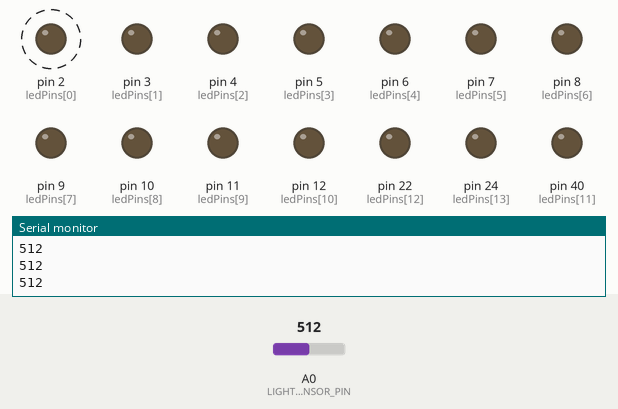
A sketch run on a simulated Arduino Mega 2560, built with avr-gcc and run on an emulated ATmega2560. Shown: output pins drawn as LEDs (lit = HIGH), the last lines printed to the serial monitor. Dashed ring = blinking. The inputs (shaded band) are chosen by the test bench; at power-on: A0 (LIGHT_SENSOR_PIN) = 512.

Above: at 1.26 s.
1.3 s: A0 (LIGHT_SENSOR_PIN) set to 11
At 2.01 s:
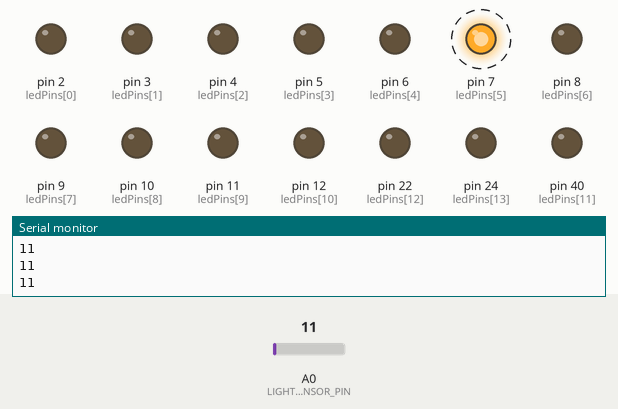
4.3 s: A0 (LIGHT_SENSOR_PIN) set to 8
At 4.46 s:
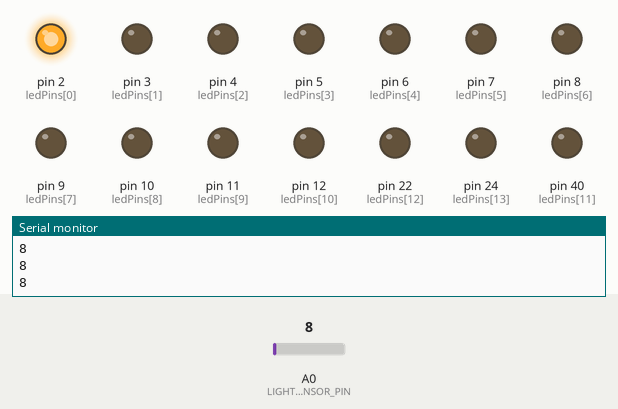
At 4.81 s:
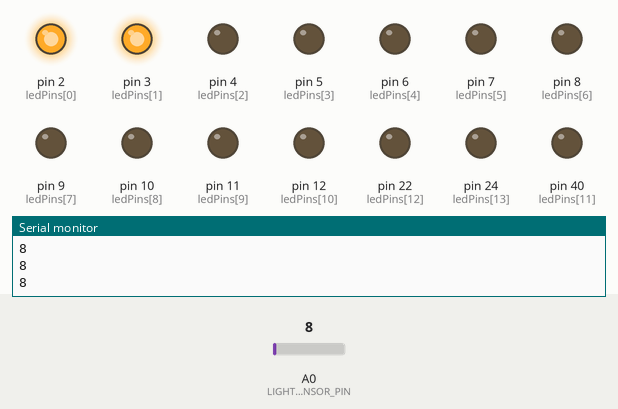
Timing chart, 0 to 13.3 s (numbered marks = the images above; inputs shaded):
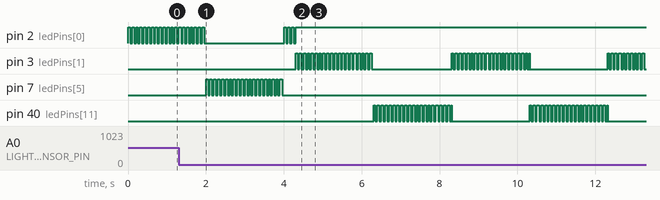

Measured:
- the behaviour switches between 10 and 9 on A0 (LIGHT_SENSOR_PIN) (found by bisection; images 1 and 2)
- after the input at 4.3 s, pin 2 (ledPins[0]): goes on until 4.3 s, then stays HIGH; pin 3 (ledPins[1]): LOW → HIGH at once, then moves between LOW and HIGH, repeating every 4.1 s
- by itself, pin 7 (ledPins[5]): alternates HIGH for 0.05 s and LOW for 0.05 s, 40 changes in all, then stays LOW

The sketch:

Labyrinth.ino
```cpp
// Uncomment only one of these includes
#include "StatesNarges.h"
//#include "StatesPierre.h"

const int LIGHT_SENSOR_PIN = A0;  // Arduino pin connected to light sensor's  pin
const int LIGHT_THRESHOLD = 10;
const int LIGHT_DEBOUNCE = 5;

bool touch = false;

int state = 0;
int blinkingState = 0;
unsigned long stateStartMs = 0;

void setup() {
  Serial.begin(9600);
  initAllLEDs();

  //initialSequence();

  changeState(0);
}

void loop() {


  int light = analogRead(LIGHT_SENSOR_PIN);  // read the input on analog pin
 Serial.println(light);
  if (light < LIGHT_THRESHOLD && !touch) {
    // We just touched now
    touch = true;
    Serial.println("DOWN");

    // Blinking state becomes the current state
    if (blinkingState >= 0) {
      changeState(blinkingState);
    }

  } else if (light > LIGHT_THRESHOLD + LIGHT_DEBOUNCE && touch) {
    touch = false;
    Serial.println("UP");
  }

  // Update leds
  updateBlinkState();

  word stateLeds = ledStates[state];
  word leds = stateLeds;
  if (blinkingState >= 0) {
    word blinkLeds = ledStates[blinkingState];
    leds |= (millis() % 100) < 50 ? blinkLeds : 0;
    //Serial.print(millis() % 4l);
    //    Serial.print("blinkLeds: ");
    //    Serial.print(blinkLeds, BIN);
  }

  //  Serial.print("  leds: ");
  //  Serial.println(leds, BIN);
  for (int i = 0; i < nLeds; i++) {
    digitalWrite(ledPins[i], (leds >> i) & 1);
  }

  delay(10);
}


void initAllLEDs() {
  for (int i = 0; i < nLeds; i++) {
    pinMode(ledPins[i], OUTPUT);
  }
}

//void powerOnSelectedLEDOnly(int index) {
//  for (int i = 0; i < nLeds; i++) {
//    if (i == index) {
//      digitalWrite(ledPins[i], HIGH);
//    } else {
//      digitalWrite(ledPins[i], LOW);
//    }
//  }
//}

void changeState(int newState) {
  state = newState;
  stateStartMs = millis();
  Serial.println(String("STATE ") + state);

  updateBlinkState();
}

int updateBlinkState() {
  int stateTime = millis() - stateStartMs;
  int blinkCount = stateTime / 2000;

  // Next blink state
  byte choice1 = transitions[state][0];
  byte choice2 = transitions[state][1];
//  Serial.println(String("") + choice1 + " " + choice2);
  blinkingState = blinkCount % 2 == 0 ? choice1 : choice2;

//  switch (state) {
//    case 0: blinkingState = blinkCount % 2 ? 4 : 1; break;
//  }
}

// Say hello and also a way to test the leds and check their order
void initialSequence() {

  // Turn each led ON in turn
  for (int i = 0; i < nLeds; i++) {
    digitalWrite(ledPins[i], HIGH);
    delay (1000);
    digitalWrite(ledPins[i], LOW);
  }

  // Blink them all a few times
  for (int n = 0; n < 4; n++) {

    // all leds ON
    for (int i = 0; i < nLeds; i++) {
      digitalWrite(ledPins[i], HIGH);
    }
    delay(100);

    // all leds OFF
    for (int i = 0; i < nLeds; i++) {
      digitalWrite(ledPins[i], LOW);
    }
    delay(50);
  }
}
```

StatesNarges.h
```cpp
// Narges States

// Define which led is lit (1) for each state
word ledStates[] = {
  //1111111000000000
  //6543210987654321  <- Led number
  0b0000000000000000, // state 0
  0b0000000000000001, // 1
  0b0000000000000011, // 2
  0b0000010000000001, // 3
  0b0000000000010001, // 4
  0b0000000000100001, // 5
  0b0000000001000001, // 6
  0b0000000010000001, // 7
  0b0000000100000001, // 8
  0b0000001000000001, // 9
  0b0000100000000001, // 10
  0b0100000000000001, // 11
  0b0001000000000001, // 12
  0b0010000000000001, // 13
  0b0000000000100000, // 14
  0b0000000001100000, // 15
  0b0000000010100000, // 16
  0b0000000100100000, // 17
  0b0000001000100000, // 18
  0b0000000000110000, // 19
  0b0000010000100000, // 20
  0b0000000000100010, // 21
  0b0000000000100100, // 22
  0b0000000000101000, // 23
  //1111111000000000
  //6543210987654321  <- Led number
};

// Define the transitions between states
// Each line represent a state and contains the possible next state transition
// Must be 2 value. If only one choice is available, put it twice.
byte transitions[][2] = {
  {1, 14}, // state 0 Can go to state 1 or 14
  {2, 10}, // state 1
  {3, 3}, // state 2 Can go to state 3 only (twice the same)
  {4, 4}, // state 3 Can go to state 4 only (twice the same)
  {5, 5}, // state 4
  {6, 6}, // state 5
  {7, 7}, // state 6
  {8, 8}, // state 7
  {9, 9}, // state 8
  {0, 0}, // state 9 End of game, back to state 0
  {11, 11}, // state 10
  {12, 12}, // state 11
  {13, 13}, // state 12
  {0, 0}, // state 13 End of game, back to state 0
  {15, 19}, // state 14
  {16, 16}, // state 15
  {17, 17}, // state 16
  {18, 18}, // state 17
  {0, 0}, // state 18 End of game, back to state 0
  {20, 20}, // state 19
  {21, 21}, // state 20
  {22, 22}, // state 21
  {23, 23}, // state 22
  {0, 0}, // state 23 End of game, back to state 0
};

byte ledPins[] = {
  2, 3, 4, 5, 6, 7, 8, 9, 10, 11, 12, 40, 22,  24 , 26
};
int nLeds = sizeof(ledPins);
```
